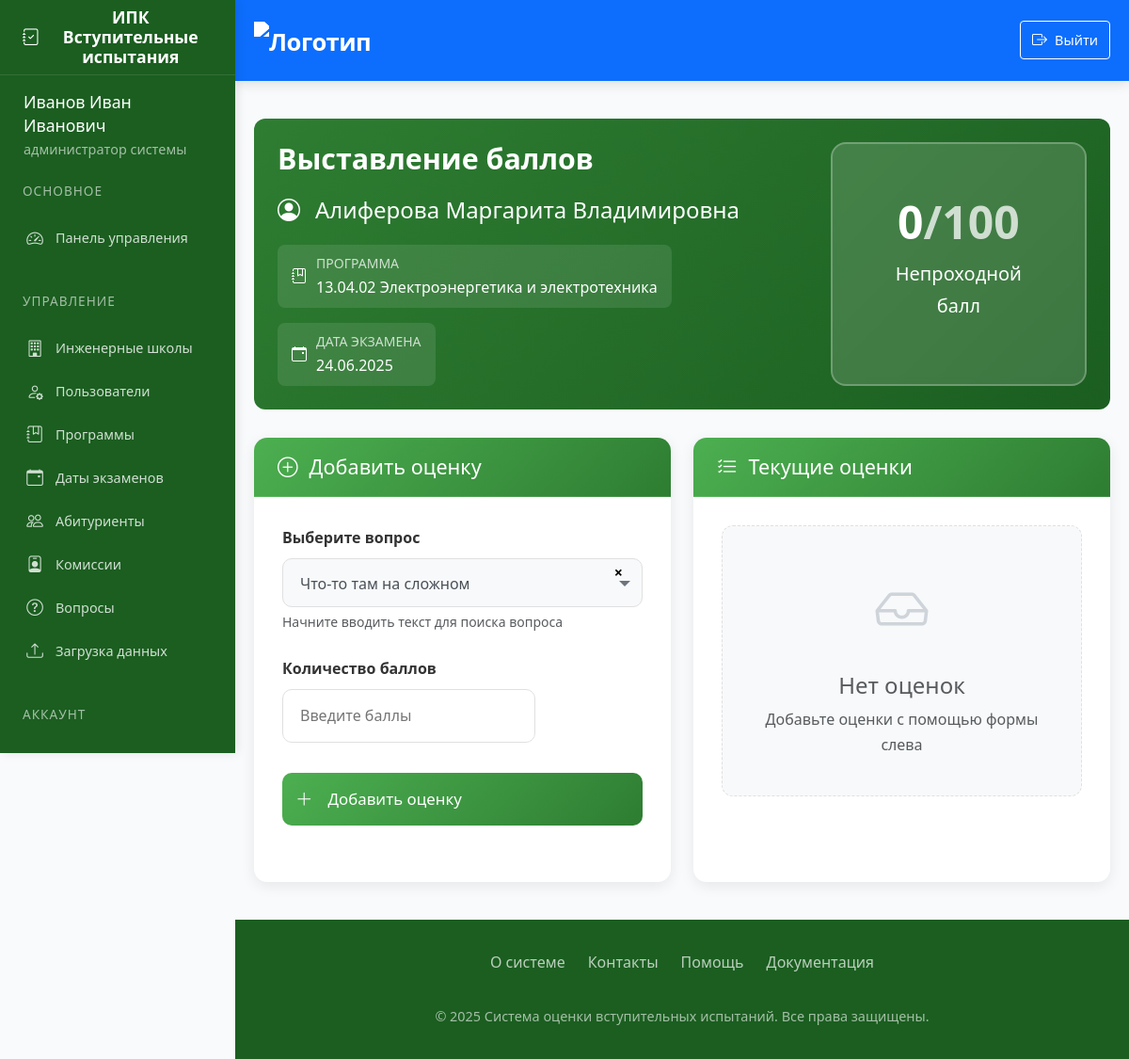
The page /enter_scores/39 (signed in) on the database as committed earlier.
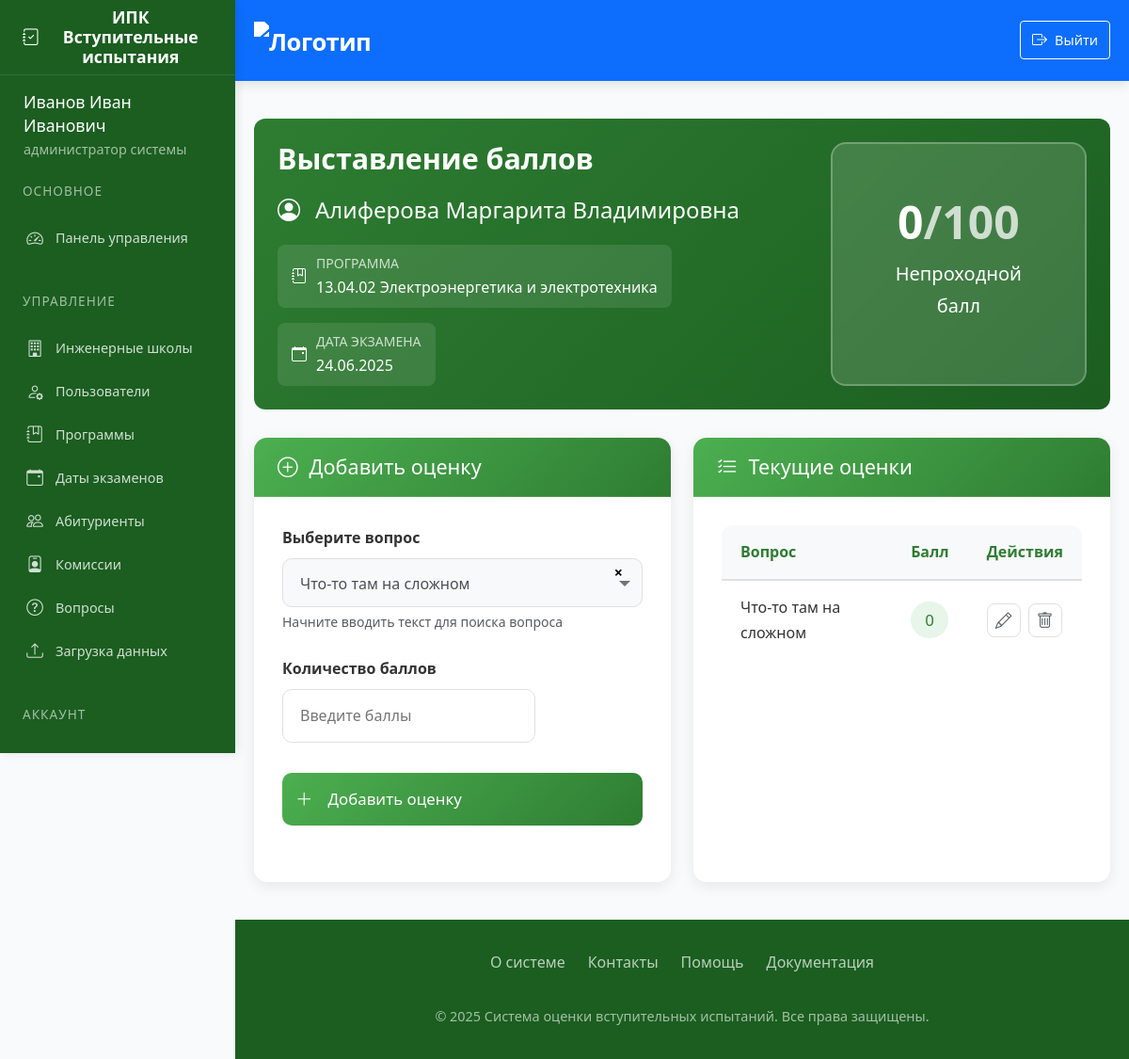
The same page on the database as committed later.
### app/models.py (models this page shows)
class Score(db.Model):
    id = db.Column(db.Integer, primary_key=True)
    applicant_id = db.Column(db.Integer, db.ForeignKey('applicant.id'), nullable=False)
    question_id = db.Column(db.Integer, db.ForeignKey('question.id'), nullable=False)
    score = db.Column(db.Integer, nullable=False)
    question = db.relationship('Question')

class Question(db.Model):
    id = db.Column(db.Integer, primary_key=True)
    text = db.Column(db.Text, nullable=False)
    program_id = db.Column(db.Integer, db.ForeignKey('program.id'), nullable=False)

### app/routes.py (the view, shortened to what this page needs)
@routes.route('/enter_scores/<int:applicant_id>', methods=['GET', 'POST'])
@login_required
def applicant_scores(applicant_id):
    if current_user.role not in ['admin', 'secretary', 'commission']:
        abort(403)
    applicant = Applicant.query.get_or_404(applicant_id)
    exam_date = applicant.exam_date
    form = ScoreForm()
    form.question_id.choices = [(q.id, q.text) for q in Question.query.filter_by(program_id=applicant.program_id).all()]
    return render_template('enter_scores_detail.html', applicant=applicant, form=form)

### app/forms.py
class ScoreForm(FlaskForm):
    question_id = SelectField('Вопрос', coerce=int, validators=[DataRequired()])
    score = IntegerField('Балл', validators=[InputRequired()])
    submit = SubmitField('Добавить')

### app/templates/enter_scores_detail.html (shortened to what the changed rows need)
{% extends "base.html" %}
{% block content %}
<link href="https://cdn.jsdelivr.net/npm/select2@4.1.0-rc.0/dist/css/select2.min.css" rel="stylesheet" />
<link rel="stylesheet" href="{{ url_for('static', filename='style.css') }}">
<div class="scoring-container">
    {% set total_score = applicant.scores | sum(attribute='score') %}
    <div class="applicant-header">
    <div class="d-flex flex-column flex-md-row justify-content-between">
        <div class="mb-3 mb-md-0">
            <h1 class="applicant-title">Выставление баллов</h1>
        </div>
    </div>
</div>
    <div class="row g-4">
        <div class="col-lg-6">
            <div class="card-elegant">
                <div class="card-header-elegant">
                    <h2><i class="bi bi-plus-circle"></i> Добавить оценку</h2>
                </div>
            </div>
        </div>
        <div class="col-lg-6">
            <div class="card-elegant">
                <div class="card-header-elegant">
                    <h2><i class="bi bi-list-check"></i> Текущие оценки</h2>
                </div>
                <div class="card-body">
                    {% if applicant.scores %}
                    <div class="table-responsive">
                        <table class="elegant-table">
                            <thead>
                                <tr>
                                    <th>Вопрос</th>
                                    <th>Балл</th>
                                    <th>Действия</th>
                                </tr>
                            </thead>
                            <tbody>
                                {% for score in applicant.scores %}
                                <tr>
                                    <td>{{ score.question.text }}</td>
                                    <td>
                                        <span class="badge-score">
                                            {{ score.score }}
                                        </span>
                                    </td>
                                    <td>
                                        <div class="action-buttons">
                                            <a href="{{ url_for('routes.edit_score', score_id=score.id) }}"
                                               class="btn btn-outline-elegant"
                                               title="Редактировать">
                                                <i class="bi bi-pencil"></i>
                                            </a>
                                            <form action="{{ url_for('routes.delete_score', score_id=score.id) }}" method="POST" class="d-inline">
                                                <button type="submit" class="btn btn-outline-elegant"
                                                        title="Удалить"
                                                        onclick="return confirm('Вы уверены, что хотите удалить эту оценку?');">
                                                    <i class="bi bi-trash"></i>
                                                </button>
                                            </form>
                                        </div>
                                    </td>
                                </tr>
                                {% endfor %}
                            </tbody>
                        </table>
                    </div>
                    {% else %}
                    <div class="no-scores-card">
                        <div class="no-scores-icon">
                            <i class="bi bi-inbox"></i>
                        </div>
                        <h4 class="text-muted mb-2">Нет оценок</h4>
                        <p class="text-muted mb-0">Добавьте оценки с помощью формы слева</p>
                    </div>
                    {% endif %}
                </div>
            </div>
        </div>
    </div>
</div>
{% endblock %}

Rows that differ between the two databases and show on the page:
added Score: question.text "Что-то там на сложном", score "0"
Other text that changed with them:
text no longer shown: "Нет оценок Добавьте оценки с помощью формы слева"
text now shown: "Вопрос Балл Действия"
